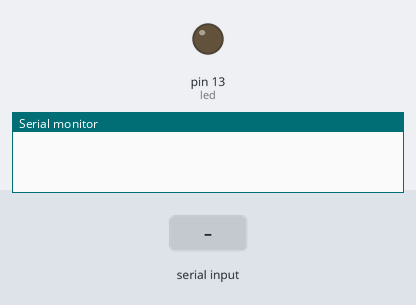
A sketch run on a simulated Arduino Uno, built with avr-gcc and run on an emulated ATmega328P. Parts: output pins drawn as LEDs (lit = HIGH), the last lines printed to the serial monitor. The test bench sets the inputs (shaded band).

Above: at 1.2 s.
1.3 s: "a" received over Serial
At 2.5 s:
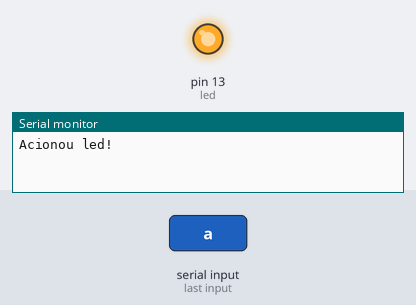
2.8 s: "b" received over Serial
At 3.6 s:
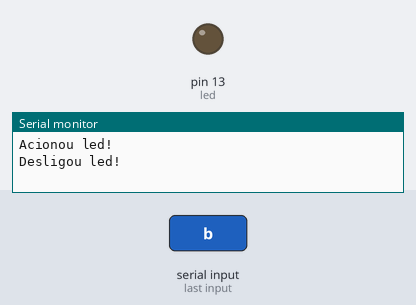
Timing chart, 0 to 5.8 s (numbered marks = the images above; inputs shaded):
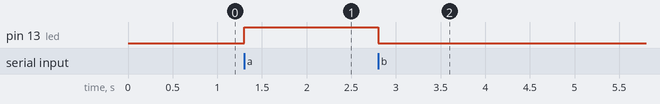

The sketch:

serial_read_write.ino
```cpp
#define led 13 // Porta onde o led está conectado

void setup(){
  Serial.begin(9600);   // Velocidade padrão para comunicação
  pinMode(led, OUTPUT); // Porta onde o led será acionado, configurado como saida
}

void loop(){
  if (Serial.available() > 0){
    char leitura = Serial.read();       // Variavel que receberá os valores enviados pelo programa em python

    if(leitura == 'a'){
      digitalWrite(led, HIGH);          // Liga a porta 13 se o valor recebido for 1
      Serial.println("Acionou led!");   // Envia mensagem para a porta Serial
    }

    if(leitura == 'b'){
      digitalWrite(led, LOW);           // Desliga a porta 13 se o valor recebido for 2
      Serial.println("Desligou led!");  // Envia mensagem para a porta Serial
    }
  }
}
```

Measured:
- after the input at 1.3 s, pin 13 (led): LOW → HIGH at once
- after the input at 2.8 s, pin 13 (led): HIGH → LOW at once
